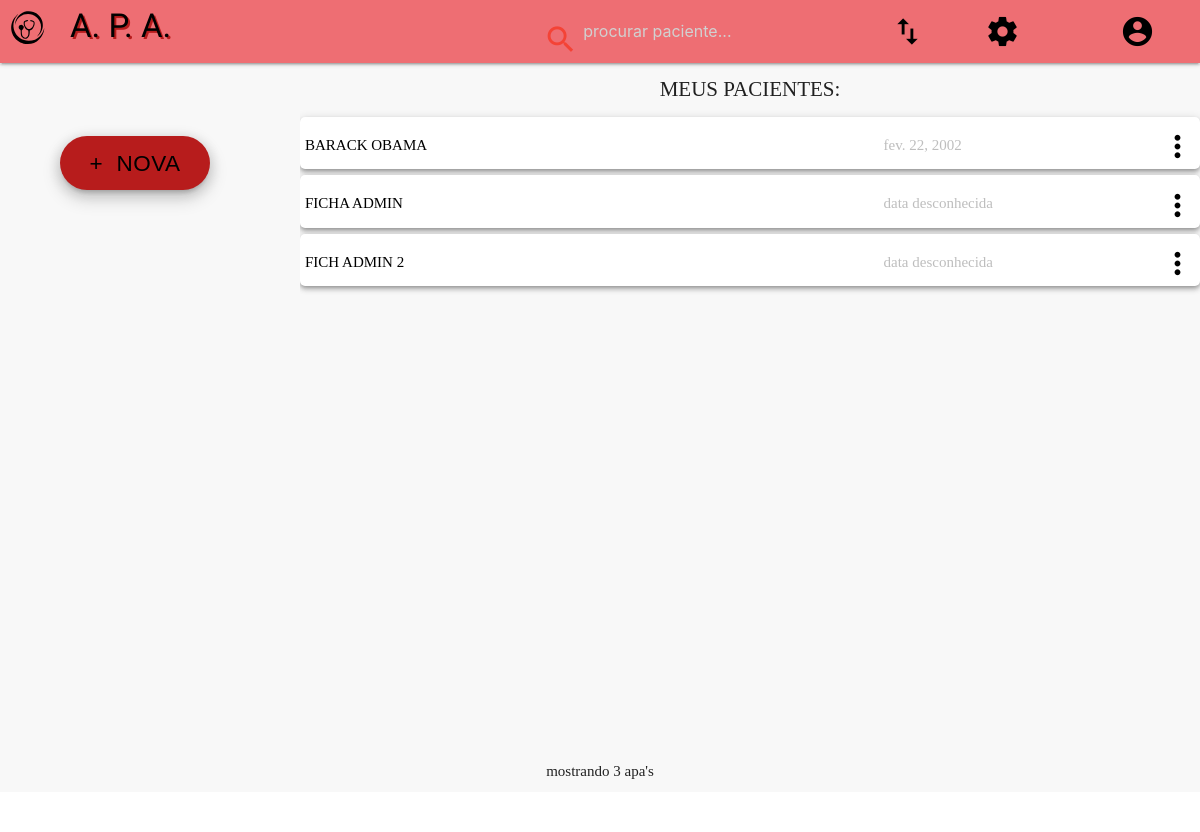
The page /restrita/ (signed in) on the database its author committed.
### ficha/models.py (models this page shows, shortened)
class Ficha(models.Model):
    user = models.ForeignKey(User, on_delete=models.CASCADE, null=True, blank=True)
    data = models.DateField(null=True, blank=True)
    nome = models.CharField(max_length=100, blank=True)
    idade = models.IntegerField(null=True, blank=True)
    sexo = models.CharField(choices=SEXO_CHOICES, blank=True, max_length=10, default="0")
    cpf = models.CharField(max_length=30, blank=True)
    hosp = models.CharField(max_length=50, blank=True)
    convenio = models.CharField(max_length=30, blank=True)
    cirurgia = models.CharField(max_length=100, blank=True)
    cirurgiao = models.CharField(max_length=50, blank=True)
    peso = models.DecimalField(decimal_places=1, max_digits=5, null=True, blank=True)
    altura = models.DecimalField(decimal_places=0, max_digits=5, null=True, blank=True)
    imc = models.DecimalField(decimal_places=2, max_digits=5, null=True, blank=True)
    n_previa = models.BooleanField(default=True)
    c_previa = models.CharField(max_length=100, blank=True)
    a_previa = models.CharField(max_length=100, blank=True)
    n_adversos = models.BooleanField(default=True)
    adversos = models.CharField(max_length=100, blank=True)
    mets = models.CharField(choices=METS_CHOICES, blank=True, max_length=20, default="1")
    cardio_neg = models.BooleanField(default=True)
    cardio_has = models.BooleanField(default=False)
    cardio_arr = models.BooleanField(default=False)
    cardio_cor = models.BooleanField(default=False)
    cardio_icc = models.BooleanField(default=False)
    cardio_out = models.BooleanField(default=False)
    neuro_neg = models.BooleanField(default=True)
    neuro_avc = models.BooleanField(default=False)
    neuro_cef = models.BooleanField(default=False)
    neuro_con = models.BooleanField(default=False)
    neuro_lme = models.BooleanField(default=False)
    neuro_out = models.BooleanField(default=False)
    resp_neg = models.BooleanField(default=True)
    resp_asm = models.BooleanField(default=False)
    resp_dpo = models.BooleanField(default=False)
    resp_tbg = models.BooleanField(default=False)
    resp_iva = models.BooleanField(default=False)
    resp_out = models.BooleanField(default=False)
    gastro_neg = models.BooleanField(default=True)
    gastro_rge = models.BooleanField(default=False)
    gastro_gas = models.BooleanField(default=False)
    gastro_vom = models.BooleanField(default=False)
    gastro_obs = models.BooleanField(default=False)
    gastro_out = models.BooleanField(default=False)
    endocrino_neg = models.BooleanField(default=True)
    endocrino_dia = models.BooleanField(default=False)
    endocrino_dti = models.BooleanField(default=False)
    endocrino_dlp = models.BooleanField(default=False)
    endocrino_out = models.BooleanField(default=False)
    renal_neg = models.BooleanField(default=True)
    renal_irc = models.BooleanField(default=False)
    renal_ira = models.BooleanField(default=False)
    renal_dia = models.BooleanField(default=False)
    renal_out = models.BooleanField(default=False)
    hem_neg = models.BooleanField(default=True)
    hem_coa = models.BooleanField(default=False)
    hem_ane = models.BooleanField(default=False)
    hem_tra = models.BooleanField(default=False)
    hem_hep = models.BooleanField(default=False)
    hem_hiv = models.BooleanField(default=False)
    hem_out = models.BooleanField(default=False)
    musc_neg = models.BooleanField(default=True)
    musc_lom = models.BooleanField(default=False)
    musc_des = models.BooleanField(default=False)
    musc_ati = models.BooleanField(default=False)
    musc_ato = models.BooleanField(default=False)
    musc_dis = models.BooleanField(default=False)
    musc_out = models.BooleanField(default=False)
    medicacoes = models.CharField(max_length=300, blank=True)
    medicacoes2 = models.CharField(max_length=300, blank=True)
    alergias = models.CharField(max_length=200, blank=True, default=default['alergias'])
    geral = models.CharField(max_length=100, blank=True, default=default['geral'])
    acv = models.CharField(max_length=100, blank=True, default=default['acv'])
    ar = models.CharField(max_length=100, blank=True, default=default['ar'])
    abd = models.CharField(max_length=100, blank=True, default=default['abd'])
    ext = models.CharField(max_length=100, blank=True, default=default['ext'])
    pas = models.IntegerField(default=0)
    pad = models.IntegerField(default=0)
    fc = models.IntegerField(default=0)
    fr = models.IntegerField(default=0)
    temp = models.CharField(max_length=10, blank=True, default=default['temp'])
    mallampati = models.CharField(choices=mallampati_CHOICES, blank=True, max_length=20)
    distem = models.CharField(choices=distem_CHOICES, blank=True, max_length=20)
    mobcer = models.CharField(choices=mobcer_CHOICES, blank=True, max_length=20)
    aboral = models.CharField(choices=aboral_CHOICES, blank=True, max_length=20)
    protese = models.CharField(choices=protese_CHOICES, blank=True, max_length=20)
    vad = models.CharField(choices=vad_CHOICES, blank=True, max_length=20)
    hb = models.DecimalField(decimal_places=1, max_digits=8, null=True, blank=True)
    ht = models.DecimalField(decimal_places=1, max_digits=8, null=True, blank=True)
    leuco = models.DecimalField(decimal_places=0, max_digits=8, null=True, blank=True)
    plt = models.DecimalField(decimal_places=0, max_digits=8, null=True, blank=True)
    gli = models.DecimalField(decimal_places=1, max_digits=8, null=True, blank=True)
    u = models.DecimalField(decimal_places=1, max_digits=8, null=True, blank=True)
    cr = models.DecimalField(decimal_places=2, max_digits=8, null=True, blank=True)
    na = models.DecimalField(decimal_places=1, max_digits=8, null=True, blank=True)
    k = models.DecimalField(decimal_places=2, max_digits=8, null=True, blank=True)
    ts = models.DecimalField(decimal_places=2, max_digits=8, null=True, blank=True)
    tc = models.DecimalField(decimal_places=2, max_digits=8, null=True, blank=True)
    inr = models.DecimalField(decimal_places=2, max_digits=8, null=True, blank=True)
    tp = models.DecimalField(decimal_places=2, max_digits=8, null=True, blank=True)
    ttpa = models.DecimalField(decimal_places=2, max_digits=8, null=True, blank=True)
    ecg = models.CharField(max_length=200, blank=True)
    eco = models.CharField(max_length=200, blank=True)
    rx = models.CharField(max_length=200, blank=True)
    ergo = models.CharField(max_length=200, blank=True)
    outroex = models.CharField(max_length=200, blank=True)
    anotacoes = models.CharField(max_length=200, blank=True)
    anotacoes2 = models.CharField(max_length=200, blank=True)
    proposta = models.CharField(max_length=200, blank=True)
    jejum = models.CharField(max_length=200, blank=True)
    prescricao = models.CharField(max_length=200, blank=True)
    prescricao2 = models.CharField(max_length=200, blank=True)
    prescricao3 = models.CharField(max_length=200, blank=True)
    asa = models.PositiveSmallIntegerField(default=1, blank=True)

### homepage/views.py (the view, shortened to what this page needs)
# urls.py: path('restrita/', Restrita.as_view(), name='restrita'),
class Restrita(LoginRequiredMixin, ListView):
    template_name = 'restrita.html'
    model = Ficha
    def get_queryset(self):
        return Ficha.objects.filter(user=self.request.user)

### templates/restrita.html (shortened to what this page needs)
{% extends "base.html" %}
{% load static %}
{% block meta %}
<link rel="stylesheet" href="{% static 'restrita.css' %}" media="screen">
{% endblock%}
{% block main %}
<div class="navbar-fixed hide-on-med-and-down">
    <nav>
        <div class="nav-wrapper">
            <a href="{% url 'restrita' %}" class="brand-logo" id="div-logo-rest"><i class="material-icons">
                <img src="../static/logo.svg" id="logo-rest" alt="logo"></i>A. P. A.</a>
            <ul class="right hide-on-med-and-down">
                <li>
                    <form>
                        <div class="col s12 center row">
                            <div class="row" id="topbarsearch">
                                <div class="input-field col s6 s12 red-text">
                                    <i class="red-text material-icons prefix">search</i>
                                    <input type="text" placeholder="procurar paciente..."
                                           id="autocomplete-input"
                                           class="autocomplete">
                                </div>
                            </div>
                        </div>
                    </form>
                </li>
                <li><a class='dropdown-trigger' href='#' data-target='dropdownclasg' id='dropdownclasgic'>
                    <i class="material-icons left">import_export</i></a></li>
                <li><a href="configuracoes.html"><i class="material-icons left black-text">settings</i></a></li>
                <li><a class='dropdown-trigger' href='#' data-target='dropdownperfilg' id="perfil-grande">
                    <i class="large material-icons left black-text">account_circle</i></a></li>
            </ul>
        </div>
    </nav>
</div>
<div class="row">
    <div class="col l3 painel-lat-restrita hide-on-med-and-down">
        <a href="{% url 'ficha'%}" class="btn-large waves-effect waves-light red darken-4 z-depth-3"
           id="btn-nova-grande"><span>+&nbsp&nbspNova</span></a>
    </div>
    <div class="main-restrita col s12 m12 l9">
        <div id="lista-pacientes valign-wrapper">
            <ul>
                <div class="titulo-lista center-align">MEUS PACIENTES:</div>
                {% for ficha in object_list%}
                <div class="z-depth-2" id="item-paciente">
                    <li><a href="{% url 'ficha_update' ficha.id %}">
                        <div class="item-nome truncate">{{ficha.nome|upper}}</div>
                        <div class="item-data">{{ficha.data|default:"data desconhecida"}}</div>
                    </a>
                        <div class="item-opcoes"><a class='dropdown-trigger' href='#' data-target='moredropdown'><i
                                class="material-icons">more_vert</i></a></div>
                    </li>
                </div>
                {% endfor %}
            </ul>
        </div>
    </div>
    <div class="row">
        <div class="col s12 paginador center-align">
            <span class="texto-paginador">mostrando {{object_list.count}} apa{{object_list.count|pluralize:"'s"}}</span>
        </div>
    </div>
</div>
{% endblock%}

### static/restrita.css (style rules this page uses)
body { margin:0; }
i { color:black; }
nav { height: 9vh; }
.col { padding: 0 !important; }
.painel-lat-restrita { padding: 3px; height: 86vh; background: rgb(248, 248, 248); }
.main-restrita { background: rgb(248, 248, 248); height: 86vh; overflow: auto; }
.titulo-lista { position: relative; bottom: 5px; font-size: 1.4em; }
#item-paciente { background: white; height: 3.5em; margin: 6px 0px; padding: 5px; color: black; white-space: nowrap; border-radius: 5px; }
.item-nome { display: block; float: left; width: 89vw; color: black; }
.item-data { display: block; float: left; width: 89vw; color:rgb(190, 190, 190); text-transform: lowercase; }
.item-opcoes { display: inline-block; position: relative; top: .5em; }
.paginador { height: 5vh; background: rgb(248, 248, 248); }
@media only screen and (min-width: 993px) { nav { height: 4.2em; } }
@media only screen and (min-width: 993px) { nav .button-collapse i, nav .brand-logo, nav i { height: 2em; line-height: 1.6em; } }
@media only screen and (min-width: 993px) { #logo-rest { width: 45px; height: 1em; margin: 10px 5px 5px 5px; } }
@media only screen and (min-width: 993px) { #div-logo-rest { text-shadow: 2px 2px #b71c1c; color: black; font-family: 'Kaushan Script', cursive; font-size: 2.2em; } }
@media only screen and (min-width: 993px) { i { font-size: 35px !important; } }
@media only screen and (min-width: 993px) { #perfil-grande, #dropdownclasgic { width: 150px; padding-left: 70px; } }
@media only screen and (min-width: 993px) { .item-nome, .item-data { position: relative; top: .8em; float: left; } }
@media only screen and (min-width: 993px) { .item-nome { width: 65%; } }
@media only screen and (min-width: 993px) { .item-data { width: 25%; } }
@media only screen and (min-width: 993px) { .item-opcoes { max-width: 10%; float: right; } }
@media only screen and (min-width: 993px) { #btn-nova-grande { position: fixed; top: 17vh; left: 5vw; border-radius: 50px; color: black; font-size: 1.5em; font-family: sans-serif; line-height: 2.5em; width: 150px; } }
@media only screen and (min-width: 993px) { .texto-paginador { position: relative; top: 8px; width: 200px; } }

### templates/base.html (style rules this page uses)
html { font-family: 'Playfair Display', serif; }

### rows shown on the page
Ficha: nome "BARACK OBAMA", data "fev. 22, 2002"
Ficha: nome "FICHA ADMIN", data "data desconhecida"
Ficha: nome "FICH ADMIN 2", data "data desconhecida"

### other values the page prints
{{ object_list.count }} "3"
